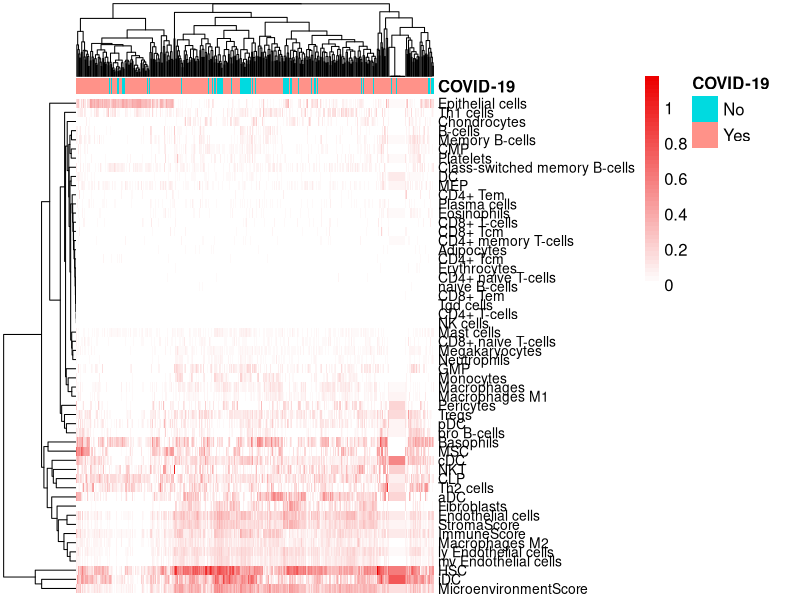

Write the R code that produced this figure.


rm(list = ls())

rt=read.table("GSE162911_immune_profile.txt",sep="\t",header=T,row.names=1,check.names=F)   
rt1=t(rt[,-(1:3)])

rt2=rt1[rowMeans(rt1)>0,]

library(ggpubr)
library(pheatmap)
Type=as.data.frame(rt[,3])
colnames(Type)=c("COVID-19")
rownames(Type)=colnames(rt1)
summary(factor(Type[,1]))

pdf(file = "immune_heatmap.pdf",width = 8.5,height = 9)
pheatmap(rt2, annotation_col=Type,gaps_col = c(67),
         color =colorRampPalette(c( "white","#ED0000FF"))(50),
         cluster_rows = T,
         cluster_cols =T,
         fontsize=12,
         fontsize_row=10,
         show_colnames=F,
        show_rownames=T,
         fontsize_col=3)
dev.off()
library(tidyverse)
rt1=as.data.frame(t(rt1))
dat <- rt1 %>% as.data.frame() %>%
  rownames_to_column("Sample") %>% 
  gather(key = Complement_cell,value = Expression,-Sample)
dat$COVID_19 = rt[,3]

ggplot(dat,aes(Complement_cell,Expression,fill = COVID_19 )) + 
  geom_boxplot(outlier.shape = 21,color = "white") + 
  labs(x = "", y = "Enrichment scores") +
  theme(axis.text.x = element_text(angle=60,vjust = 0.5))+
  theme_classic()  + 
  theme(axis.title.y =  element_text(size = 10,vjust = 0.5,hjust = 0.5))+
  theme(axis.text.x = element_text(size = 12,angle = 45,vjust = 1,hjust = 1))+
  theme(axis.text.y = element_text(size = 10))+
  theme(plot.title = element_text(hjust = 0.5,size=15,face="bold"))+
  theme(legend.position = "right") + 
  scale_fill_manual(values = c("deepskyblue1", "tomato2"))+ stat_compare_means(aes(group = COVID_19,label = ..p.signif..),method = "t.test")
ggsave("Figure_F.pdf",width =20,height =5)



